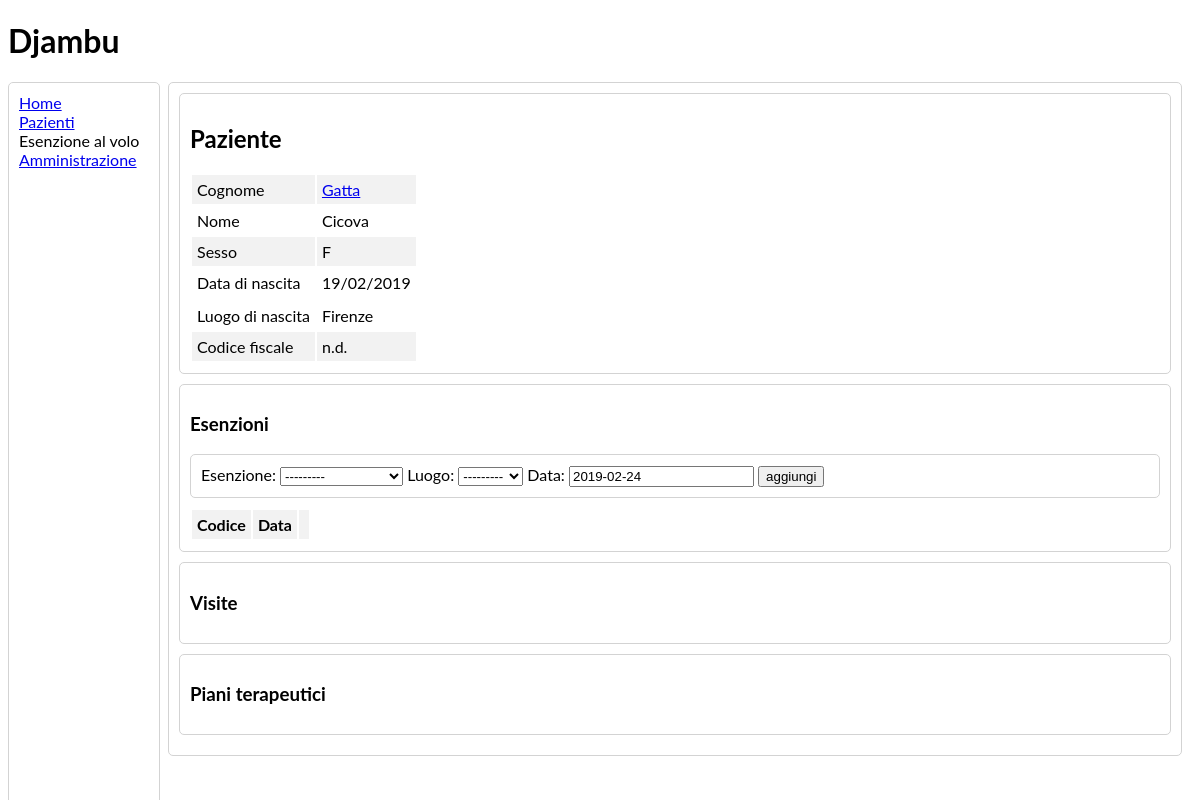
Page /patients/3/ on the committed database.
### patients/models.py (models this page shows, shortened)
class Patient(models.Model): # TODO: make fields mandatory
    last_name = models.CharField(max_length=50, verbose_name='cognome')
    first_name = models.CharField(max_length=50, verbose_name='nome')
    sex = models.CharField(max_length=1, choices=SEX_CHOICES, verbose_name='sesso')
    birth_date = models.DateField(verbose_name='data di nascita')
    birth_place = models.CharField(max_length=100, verbose_name='luogo di nascita')
    fiscal_code = models.CharField(max_length=16, blank=True, null=True,
                                   verbose_name='codice fiscale')
    address = models.CharField(max_length=200, blank=True, null=True,
                               verbose_name='indirizzo')
    class Meta:
        verbose_name = 'paziente'
        verbose_name_plural = 'pazienti'

### patients/views.py (the view)
# urls.py: path('<int:pk>/', PatientDetailView.as_view(),
class PatientDetailView(DetailView):
    model = Patient
    template_name = 'patients/patient_detail.html'
    def get_context_data(self, **kwargs):
        context = super().get_context_data(**kwargs)
        context['exemptions'] = Exemption.objects.filter(
                patient_id=self.object.pk)
        context['exemption_form'] = RapidExemptionForm()
        return context

### patients/forms.py
class RapidExemptionForm(forms.ModelForm):
    class Meta:
        model = Exemption
        fields = ['patient', 'exemption', 'signature_place', 'signature_date']

### patients/models.py (called while the page is built)
    def __str__(self):
        return f"{self.code} ({self.short_name})"

    def __str__(self):
        return self.municipality

### patients/templates/patients/patient_detail.html (shortened to what this page needs)
{% extends './base_djambu.html' %}
{% block content %}
  <div class="round-border-panel">
    <div class="round-border-panel">
      <h2>Paziente</h2>
        <table class="table-no-background">
          <tr>
            <td>Cognome</td>
            <td><a href="/patients_admin/patients/patient/{{ object.pk }}/change/">
              {{ object.last_name|capfirst }}
            </a></td>
          </tr>
          <tr>
            <td>Nome</td>
            <td>{{ object.first_name|capfirst }}</td>
          </tr>
          <tr>
            <td>Sesso</td>
            <td>{{ object.sex|capfirst }}</td>
          </tr>
          <tr>
            <td>Data di nascita</td>
            <td>{{ object.birth_date|date:'d/m/Y' }}</td>
          </tr>
          <tr>
           <tr>
            <td>Luogo di nascita</td>
            <td>{{ object.birth_place|capfirst }}</td>
          </tr>
          <tr>
            <td>Codice fiscale</td>
            <td>{{ object.fiscal_code|default:'n.d.' }}</td>
          </tr>
        </table>
     </div>
    {% include 'patients/panel_exemptions.html' %}
    {% include 'patients/panel_visits.html' %}
    {% include 'patients/panel_plans.html' %}
  </div>
{% endblock %}

### patients/static/patients/css/style.css (style rules this page uses)
body { font-family: Lato, sans-serif; }
th, td { padding: 5px; }
tr:nth-child(odd) { background-color: #f2f2f2; }
.round-border-panel { border: 1px solid lightgrey; border-radius: 5px; padding: 10px; margin-bottom: 10px; }

### rows in the picture
Patient: last_name "Gatta", first_name "Cicova", sex "F", birth_date "19/02/2019", birth_place "Firenze", fiscal_code "n.d."

### other values in the picture
{{ exemption_form.exemption.label_tag }} "Esenzione:"
{{ exemption_form.signature_place.label_tag }} "Luogo:"
{{ exemption_form.signature_date.label_tag }} "Data:"
